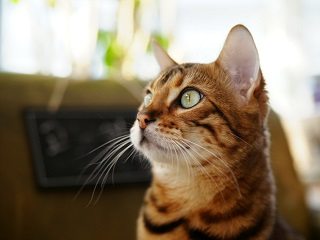
#> input picture sources/11장/images/small_cat.jpg, 320 x 240 px
$ python ex11-6.py
#> lines starting #> are read from the running program, lines starting #| are printed output that depends on the picture
import cv2
import numpy as np

img = cv2.imread('images/small_cat.jpg')
#> img is the input picture: shape (240, 320, 3); mean B, G, R 104.4, 125.4, 140.5
yMax, xMax = img.shape[0:2]	   # 영상의 크기
#> yMax = 240; xMax = 320

# 투시 변환 전 후 4개 좌표
pts1 = np.float32([[0, 0], [0, yMax], [xMax, yMax], [xMax, 0]])
#> pts1 = [[0, 0], [0, 240], [320, 240], [320, 0]]
pts2 = np.float32([[0, 0], [100, yMax], [xMax-50, yMax], [xMax, 0]])

# 투시 변환 행렬 계산과 투시 변환 수행
mtrx = cv2.getPerspectiveTransform(pts1, pts2)
dst = cv2.warpPerspective(img, mtrx, (xMax, yMax))
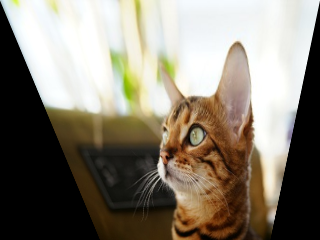
#> dst: shape (240, 320, 3); mean B, G, R 113.7, 127.1, 134.6

# 결과 출력
cv2.imshow("origin", img)
cv2.imshow('perspective', dst)
cv2.waitKey(0)
cv2.destroyAllWindows()
